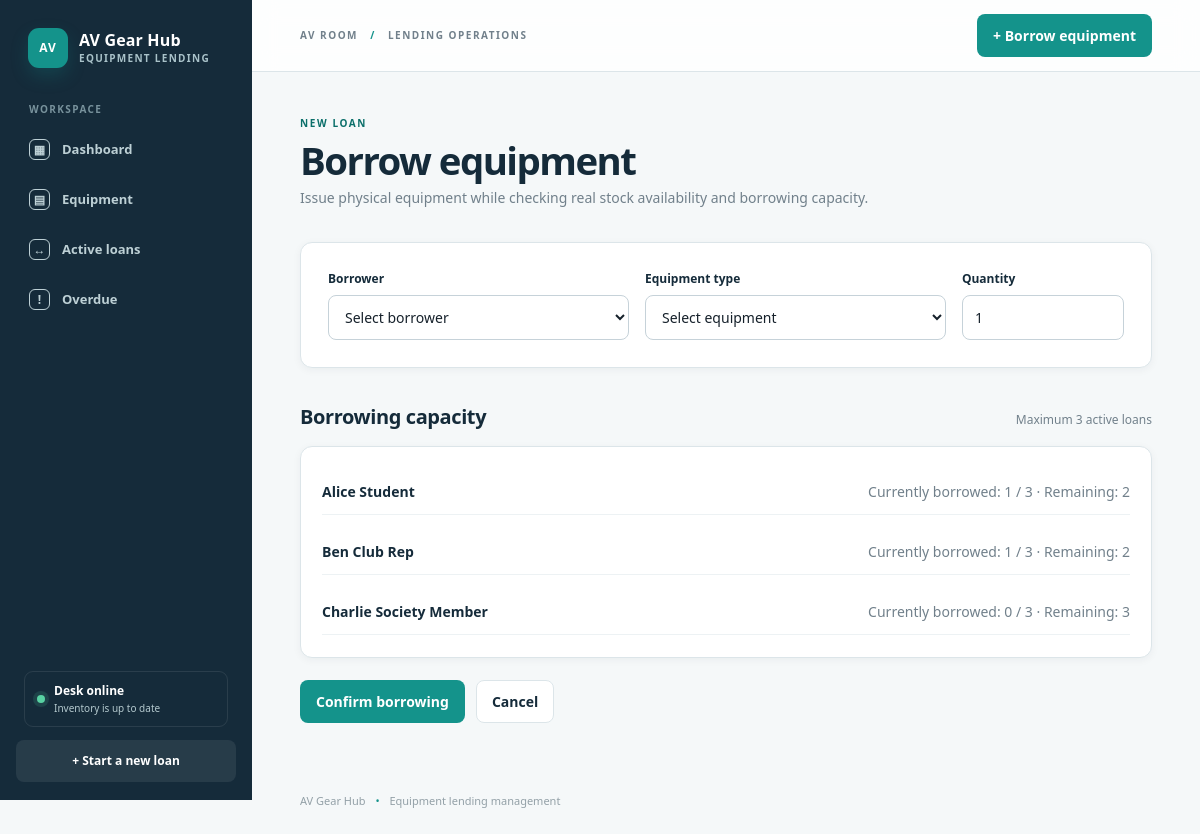
/borrow, run on the app's committed database.
### tables this page shows
CREATE TABLE users (
        id INTEGER PRIMARY KEY AUTOINCREMENT,
        name TEXT NOT NULL,
        email TEXT NOT NULL UNIQUE,
        role TEXT NOT NULL DEFAULT 'borrower',
        created_at TEXT NOT NULL DEFAULT CURRENT_TIMESTAMP
    );

### app/routes/borrow.py (the view, shortened to what this page needs)
@bp.route("/borrow", methods=["GET", "POST"])
def borrow():
    item_types = get_active_item_types()
    borrowers = get_borrowers_for_borrowing()
    selection = None
    item_details = None
    borrower_details = None
    if request.method == "GET":
        item_types = [dict(item) for item in item_types]
        for item in item_types:
            item["available_units"] = item["available_units"] if item["available_units"] is not None else 0
    return render_template(
        "borrow.html",
        borrowers=borrowers,
        item_types=item_types,
        selection=selection,
        item_details=item_details,
        borrower_details=borrower_details,
        max_active_loans=Config.MAX_ACTIVE_LOANS,
        current_page="borrow",
    )

### app/db.py (called while the page is built)
def get_connection():
    os.makedirs(os.path.dirname(Config.DATABASE_PATH), exist_ok=True)
    connection = sqlite3.connect(Config.DATABASE_PATH)
    connection.row_factory = sqlite3.Row
    connection.execute("PRAGMA foreign_keys = ON")
    return connection

def get_borrowers_for_borrowing():
    connection = get_connection()
    try:
        return connection.execute(
            """
            SELECT
                u.id,
                u.name,
                u.email,
                (SELECT COUNT(*) FROM loans l WHERE l.borrower_id = u.id AND l.returned_at IS NULL) AS active_loan_count
            FROM users u
            WHERE u.role = 'borrower'
            ORDER BY u.name
            """
        ).fetchall()
    finally:
        connection.close()

def get_active_item_types():
    connection = get_connection()
    try:
        return connection.execute(
            """
            SELECT
                it.id,
                it.name,
                it.category,
                it.default_loan_days,
                it.deposit_amount,
                it.daily_late_fee,
                (SELECT COUNT(*) FROM stock_units su WHERE su.item_type_id = it.id) AS total_units,
                (SELECT COUNT(*) FROM stock_units su WHERE su.item_type_id = it.id AND su.status = 'available' AND su.current_loan_id IS NULL) AS available_units
            FROM item_types it
            WHERE it.is_active = 1
            ORDER BY it.name
            """
        ).fetchall()
    finally:
        connection.close()

### app/templates/borrow.html (shortened to what this page needs)
{% extends 'base.html' %}
{% block content %}
  <div class="page-header">
    <div><p class="eyebrow">NEW LOAN</p><h1>Borrow equipment</h1><p>Issue physical equipment while checking real stock availability and borrowing capacity.</p></div>
  </div>
  <form method="post" action="{{ url_for('borrow.borrow') }}" class="form-shell section">
    <div class="card form-card">
      <div class="form-grid">
        <div class="field">
          <label for="borrower_id">Borrower</label>
          <select id="borrower_id" name="borrower_id" required>
            <option value="">Select borrower</option>
          </select>
        </div>
        <div class="field">
          <label for="item_type_id">Equipment type</label>
          <select id="item_type_id" name="item_type_id" required>
            <option value="">Select equipment</option>
          </select>
        </div>
        <div class="field">
          <label for="quantity">Quantity</label>
          <input id="quantity" name="quantity" type="number" min="1" step="1" value="{{ selection.quantity if selection and selection.quantity else 1 }}">
        </div>
      </div>
    </div>
    <div class="section">
      <div class="section-header"><h2>Borrowing capacity</h2><span class="muted">Maximum {{ max_active_loans }} active loans</span></div>
      <div class="card capacity-list">
        {% for borrower in borrowers %}
          <p class="detail-row">
            <strong>{{ borrower.name }}</strong>
            <span>Currently borrowed: {{ borrower.active_loan_count }} / {{ max_active_loans }} · Remaining: {{ [max_active_loans - borrower.active_loan_count, 0]|max }}</span>
          </p>
        {% endfor %}
      </div>
    </div>
    <div class="form-actions">
      <button class="button-primary" type="submit">Confirm borrowing</button>
      <a class="button button-secondary" href="{{ url_for('dashboard.index') }}">Cancel</a>
    </div>
  </form>
{% endblock %}

### app/static/css/style.css (style rules this page uses)
:root { --ink: #16212b; --navy: #152b3a; --muted: #71808b; --paper: #f5f8f9; --surface: #ffffff; --line: #dce5e9; --line-soft: #edf2f4; --teal: #14938b; --teal-dark: #0b6f6a; --teal-pale: #e7f6f3; --amber: #bd7814; --amber-pale: #fff3df; --red: #b94b49; --red-pale: #fceceb; --violet: #74508d; --violet-pale: #f2ebf7; --shadow-sm: 0 2px 8px rgba(21, 43, 58, .05); --shadow: 0 14px 35px rgba(21, 43, 58, .07); }
* { box-sizing: border-box; }
html { scroll-behavior: smooth; }
body { margin: 0; background: var(--paper); color: var(--ink); font-family: "Segoe UI", Tahoma, sans-serif; font-size: 14px; line-height: 1.5; }
a { color: var(--teal-dark); font-weight: 700; }
.page-header { display: flex; align-items: flex-end; justify-content: space-between; gap: 28px; margin-bottom: 32px; animation: rise .35s ease both; }
.page-header h1 { margin: 0 0 7px; color: var(--navy); font-size: clamp(29px, 3.2vw, 44px); line-height: 1.05; letter-spacing: -.04em; }
.page-header p { max-width: 680px; margin: 0; color: var(--muted); }
.eyebrow { margin-bottom: 9px !important; color: var(--teal-dark) !important; font-size: 10px !important; font-weight: 900; letter-spacing: .16em; }
.section { margin-top: 34px; animation: rise .4s ease both; }
.section-header { display: flex; align-items: baseline; justify-content: space-between; gap: 14px; margin-bottom: 14px; }
.section h2, .section-header h2 { margin: 0; color: var(--navy); font-size: 20px; letter-spacing: -.02em; }
.muted { color: var(--muted); font-size: 12px; }
.button, button { display: inline-flex; align-items: center; justify-content: center; gap: 7px; border: 1px solid transparent; border-radius: 8px; padding: 10px 15px; font: inherit; font-weight: 800; text-decoration: none; cursor: pointer; transition: transform .18s ease, box-shadow .18s ease, background .18s ease, border-color .18s ease; }
.button-primary, button { background: var(--teal); color: white; }
.button-secondary { border-color: var(--line); background: white; color: var(--navy); }
.card, .table-wrap { border: 1px solid var(--line); border-radius: 12px; background: var(--surface); box-shadow: var(--shadow-sm); }
.card { padding: 21px; }
.form-shell { max-width: 920px; }
.form-card { padding: 27px; }
.form-grid { display: grid; grid-template-columns: 1.3fr 1.3fr .7fr; gap: 16px; }
.field label { display: block; margin-bottom: 7px; color: var(--navy); font-size: 12px; font-weight: 850; }
select, input { width: 100%; padding: 11px 12px; border: 1px solid #c6d2d9; border-radius: 8px; background: white; color: var(--ink); font: inherit; }
.form-actions { display: flex; align-items: center; gap: 11px; margin-top: 22px; }
.detail-row { display: flex; justify-content: space-between; gap: 14px; padding: 12px 0; border-bottom: 1px solid var(--line-soft); }
.detail-row span { color: var(--muted); }
.detail-row strong { color: var(--navy); text-align: right; }
.capacity-list { padding-top: 8px; padding-bottom: 8px; }

### data on the page
users: name "Alice Student", active_loan_count "1", max_active_loans "3", active_loan_count "2"
users: name "Ben Club Rep", active_loan_count "1", max_active_loans "3", active_loan_count "2"
users: name "Charlie Society Member", active_loan_count "0", id "3", active_loan_count "3"

### other printed values
{{ max_active_loans }} "3"
